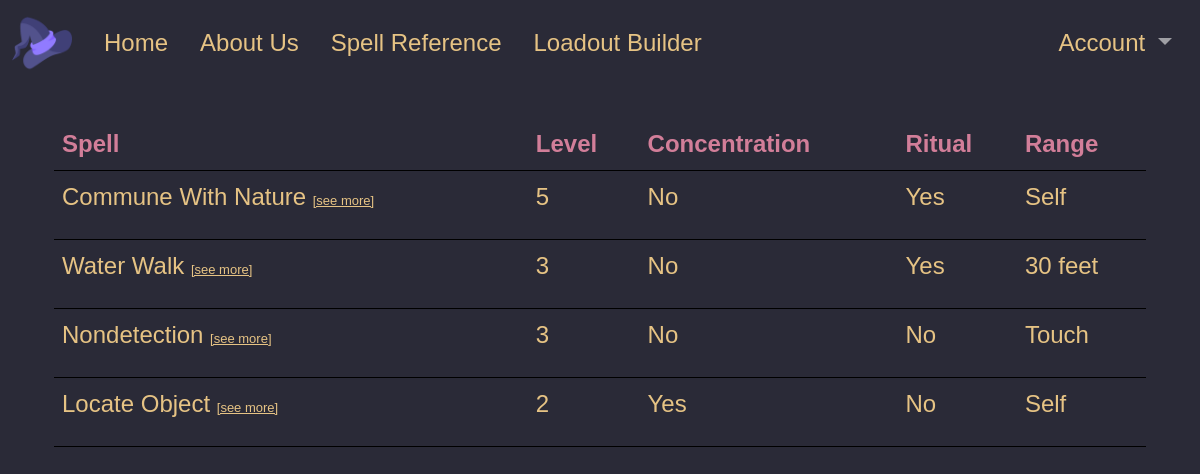
The app's page /loadout/Harlequin (signed in) with its own data.
### tables this page shows
CREATE TABLE "spell_info" (
"Name" TEXT,
  "Spell_Level" INTEGER,
  "Concentration" INTEGER,
  "Ritual" INTEGER,
  "Range" TEXT,
  "Components" TEXT,
  "Duration" TEXT,
  "Casting Time" TEXT,
  "Classes" TEXT,
  "School" TEXT,
  "Description" TEXT
);

### run.py (the view)
@app.route('/loadout/<loadout_id>')
def loadout(loadout_id):
    spells = []
    if 'user' in session.keys():
        spells = get_db().get_loadout_spell_names(session['user']['id'], loadout_id)
        spells = [s[0] for s in spells]
        full_spells = []
        for spell in spells:
            full_spells.append(get_db().get_spell(spell))
        full_spells = [list(spell.values()) for spell in full_spells]
        n_spells = len(full_spells)
        return render_template('loadout.html', loadout_id=loadout_id, spells = full_spells,  n_spells =n_spells)

### db.py (called while the page is built)
    def select(self, sql, parameters=[]):
        c = self.conn.cursor()
        c.execute(sql, parameters)
        return c.fetchall()

    def get_spell(self, Name):
        data = self.select('SELECT * FROM spell_info WHERE spell_info.Name = ?', [Name])
        if data:
            d = data[0]
            return {
                'Name': d[0],
                'Level': d[1],
                'Concentration': d[2],
                'Ritual': d[3],
                'Range': d[4],
                'Components': d[5],
                'Duration': d[6],
                'Casting_Time': d[7],
                'Classes': d[8],
                'School': d[9],
                'Description': d[10]
            }
        else:
            return None

    def get_loadout_spell_names(self, user_id,loadout_name):
        data = self.select('SELECT loadouts.spell_name FROM loadouts WHERE loadouts.user_id = ? AND loadouts.loadout_name = ?', [user_id, loadout_name])
        return data

### run.py (called while the page is built)
def get_db():
    db = getattr(g, '_database', None)
    if db is None:
        db = Database(DATABASE_PATH)
    return db

### templates/loadout.html (shortened to what this page needs)
{% extends "base.html" %} {% block title %}loadout{%endblock%}
{%block content%}
<table class = "table border-black" id="spell-container">
    <thead>
        <tr>
            <th class = "tref-h">
                Spell
            </th>
            <th class = "tref-h">
                Level
            </th>
            <th class = "tref-h">
                Concentration
            </th>
            <th class = "tref-h">
                Ritual
            </th>
            <th class = "tref-h">
                Range
            </th>
        </tr>
    </thead>
    <tbody>
        {%for i in range(n_spells)%}
        <tr>
            <td class = "tref">
            <p class = "tref"  style="cursor: pointer;">{{spells[i][0]}}</span>
            <a class="expand-desc" style="cursor: pointer; font-size:small;"  data-index="{{ i }}">[see more]</a>
            </td>
            <td class = "tref">
                <p class = "tref">{{spells[i][1]}}</p>
            </td>
            <td class = "tref">
                {%if spells[i][2] == 1%}
                    <p class = "tref">Yes</p>
                {%else%}
                    <p class = "tref">No</p>
                {%endif%}
            </td>
            <td class = "tref">
                {%if spells[i][3] == 1%}
                    <p class = "tref">Yes</p>
                {%else%}
                    <p class = "tref">No</p>
                {%endif%}
            </td>
            <td class = "tref">
                <p class = "tref">{{spells[i][4]}}</p>
            </td>
        </tr>
        {%endfor%}
    </tbody>
</table>
{%endblock%}

### static/css/base.css (style rules this page uses)
body { font-family: 'Baskerville', 'Trebuchet MS', sans-serif; font-size: 1.5rem; background: #2A2A37; }
thead th { position:sticky;top: 0; z-index: 1; }
.tref { background-color: #2A2A37 !important; -webkit-text-fill-color: #E6C384; }
.tref-h { background-color: #2A2A37 !important; -webkit-text-fill-color: #D27E99; }

### records on screen
spell_info: Name "Commune With Nature", Spell_Level "5", Range "Self"
spell_info: Name "Water Walk", Spell_Level "3", Range "30 feet"
spell_info: Name "Nondetection", Spell_Level "3", Range "Touch"
spell_info: Name "Locate Object", Spell_Level "2", Range "Self"
